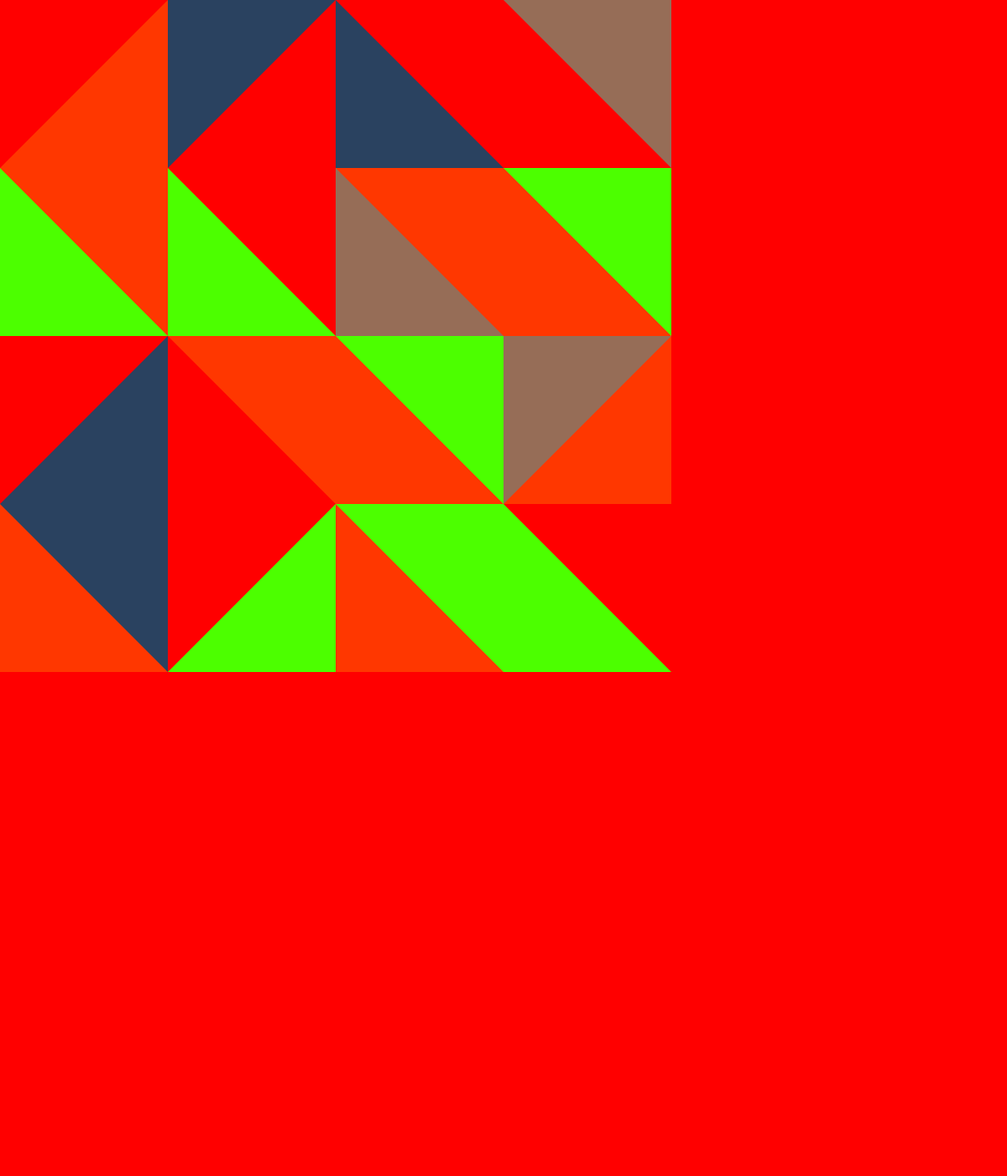
Frame 1 (no input)
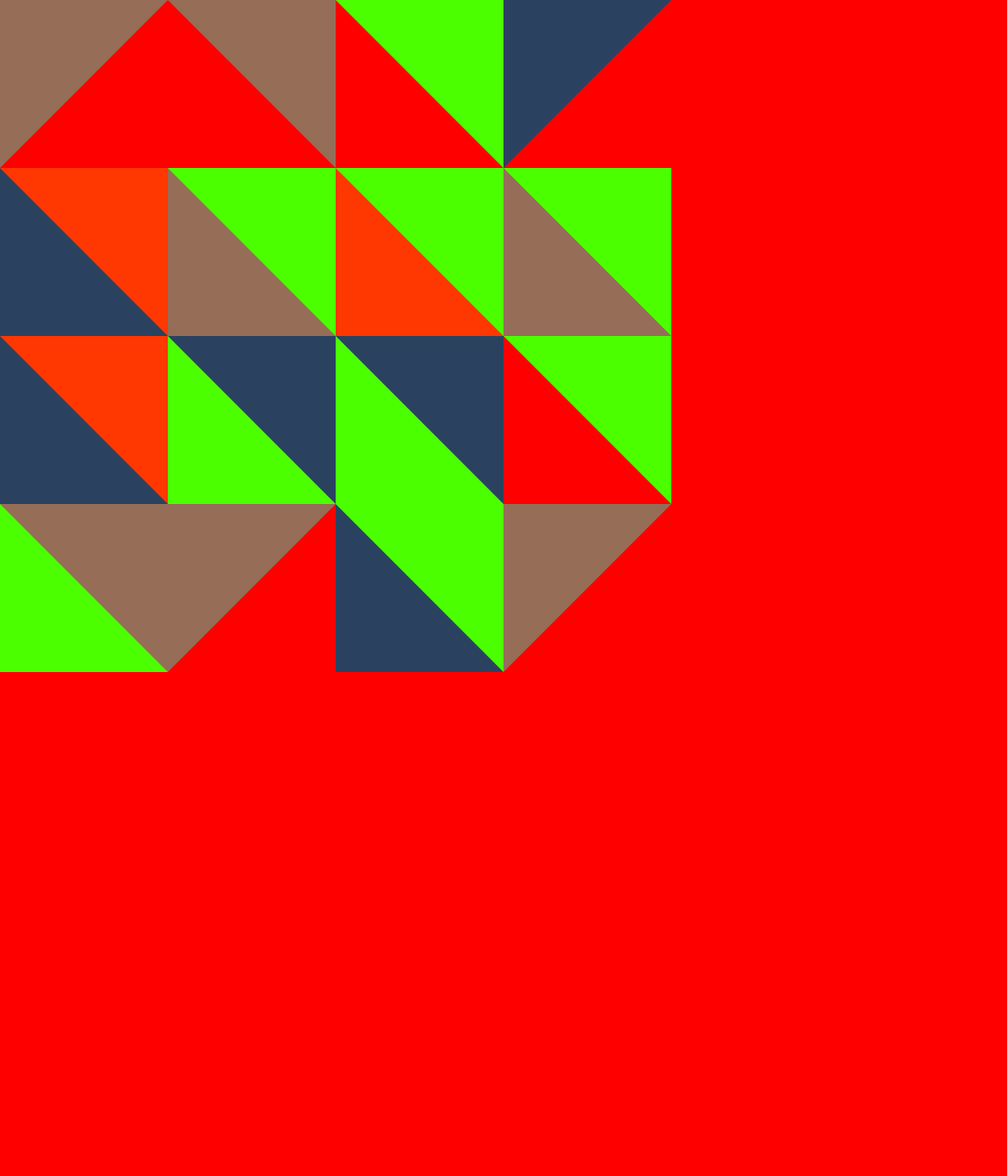
Frame 2 (the mouse pressed at the canvas centre, redrawn once)

The Processing sketch that drew these frames (run headless with seeded random() and noise(); the mouse was pressed at the canvas centre and the sketch redrawn once):

// Processing sketch: patterns
// ── patterns.pde
//Welcome to Creative Coding!
//Change numbers to figure out what the variables do.

import java.util.Arrays;
import java.util.Collections;
import java.util.List;

//Declare color variables
color colo1;
color colo2;
color colo3;
color colo4;
color colo5;
//Create a list to hold the colors
ArrayList<Integer> colors = new ArrayList<Integer>();

//This function runs when the program first starts
void setup() {
	size(1200, 1400);
  colorMode(HSB,360,100,100,100);
  background(360,360,360);

	
	//Set the value to each color variable
	colo1 = color(102,102,255);
	colo2 = color(214,56,38);
	colo3 = color(0,102,102);
	colo4 = color(13,128,156);
	colo5 = color(21,42,59);
	
	//Store the colors in the list
	colors.add(colo1);
  colors.add(colo2);
  colors.add(colo3);
  colors.add(colo4);
  colors.add(colo5);
}

void draw() {
	
	//Ensures the function only runs one time
	noLoop();
	
	//Controls the amount of individual tiles 
	int incr = 200;
	
	//Double for-loop covers coordinates of entire canvas
	for(int i = 0; i < 800; i += incr){
		for(int j = 0; j < 800; j += incr){
			
			//Randomizes the list of colors
			Collections.shuffle(colors);
			//no outline for shapes
			noStroke();
			
			//picks the first color from the list
			fill(colors.get(0));
			//creates a square at given spot
			rect(i,j, incr, incr);
			//picks the second color from the list
			fill(colors.get(1));
			
			
			switch(round(random(1, 2))) {						 
					case 1: triangle(i, j, i + incr, j, i + incr, j + incr); break;
					case 2: triangle(i + incr, j + incr, i + incr, j, i, j + incr); break;
			}
		}
	}
}
